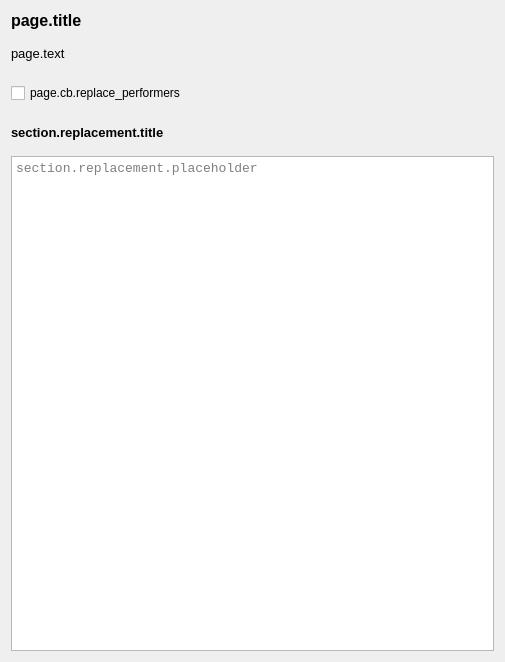
<?xml version="1.0" encoding="UTF-8"?>
<ui version="4.0">
 <class>PerformerTagReplaceOptionsPage</class>
 <widget class="QWidget" name="PerformerTagReplaceOptionsPage">
  <property name="geometry">
   <rect>
    <x>0</x>
    <y>0</y>
    <width>505</width>
    <height>662</height>
   </rect>
  </property>
  <property name="sizePolicy">
   <sizepolicy hsizetype="Preferred" vsizetype="Preferred">
    <horstretch>0</horstretch>
    <verstretch>0</verstretch>
   </sizepolicy>
  </property>
  <property name="windowTitle">
   <string>window.title</string>
  </property>
  <layout class="QVBoxLayout">
   <property name="spacing">
    <number>16</number>
   </property>
   <item>
    <layout class="QVBoxLayout" name="verticalLayout_4">
     <item>
      <widget class="QLabel" name="page_title">
       <property name="font">
        <font>
         <family>Ubuntu</family>
         <pointsize>12</pointsize>
         <weight>75</weight>
         <bold>true</bold>
        </font>
       </property>
       <property name="text">
        <string>page.title</string>
       </property>
      </widget>
     </item>
     <item>
      <widget class="QLabel" name="format_description">
       <property name="sizePolicy">
        <sizepolicy hsizetype="Preferred" vsizetype="Minimum">
         <horstretch>0</horstretch>
         <verstretch>0</verstretch>
        </sizepolicy>
       </property>
       <property name="font">
        <font>
         <family>Ubuntu</family>
         <pointsize>10</pointsize>
         <weight>50</weight>
         <bold>false</bold>
        </font>
       </property>
       <property name="text">
        <string>page.text</string>
       </property>
       <property name="textFormat">
        <enum>Qt::MarkdownText</enum>
       </property>
       <property name="alignment">
        <set>Qt::AlignLeading|Qt::AlignLeft|Qt::AlignTop</set>
       </property>
       <property name="wordWrap">
        <bool>true</bool>
       </property>
      </widget>
     </item>
     <item>
      <spacer name="verticalSpacer">
       <property name="orientation">
        <enum>Qt::Vertical</enum>
       </property>
       <property name="sizeType">
        <enum>QSizePolicy::Fixed</enum>
       </property>
       <property name="sizeHint" stdset="0">
        <size>
         <width>20</width>
         <height>6</height>
        </size>
       </property>
      </spacer>
     </item>
     <item>
      <widget class="QCheckBox" name="performer_tag_replace_performers">
       <property name="text">
        <string>page.cb.replace_performers</string>
       </property>
       <property name="checked">
        <bool>false</bool>
       </property>
      </widget>
     </item>
     <item>
      <spacer name="verticalSpacer_2">
       <property name="orientation">
        <enum>Qt::Vertical</enum>
       </property>
       <property name="sizeType">
        <enum>QSizePolicy::Fixed</enum>
       </property>
       <property name="sizeHint" stdset="0">
        <size>
         <width>20</width>
         <height>6</height>
        </size>
       </property>
      </spacer>
     </item>
     <item>
      <widget class="QLabel" name="replacement_section_title">
       <property name="font">
        <font>
         <family>Ubuntu</family>
         <pointsize>10</pointsize>
         <weight>75</weight>
         <bold>true</bold>
        </font>
       </property>
       <property name="text">
        <string>section.replacement.title</string>
       </property>
      </widget>
     </item>
     <item>
      <widget class="QPlainTextEdit" name="performer_tag_replacement_pairs">
       <property name="font">
        <font>
         <family>Courier New</family>
         <pointsize>10</pointsize>
        </font>
       </property>
       <property name="placeholderText">
        <string>section.replacement.placeholder</string>
       </property>
      </widget>
     </item>
    </layout>
   </item>
  </layout>
 </widget>
 <resources/>
 <connections/>
</ui>
